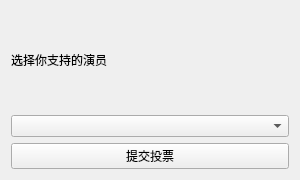
<?xml version="1.0" encoding="UTF-8"?>
<ui version="4.0">
 <class>VoteWindow</class>
 <widget class="QWidget" name="VoteWindow">
  <property name="geometry">
   <rect>
    <x>0</x>
    <y>0</y>
    <width>300</width>
    <height>180</height>
   </rect>
  </property>
  <property name="windowTitle">
   <string>观众投票</string>
  </property>
  <layout class="QVBoxLayout" name="verticalLayout">
   <item>
    <widget class="QLabel" name="label">
     <property name="text">
      <string>选择你支持的演员</string>
     </property>
    </widget>
   </item>
   <item>
    <widget class="QComboBox" name="cboxActor"/>
   </item>
   <item>
    <widget class="QPushButton" name="btnVote">
     <property name="text">
      <string>提交投票</string>
     </property>
    </widget>
   </item>
  </layout>
 </widget>
 <resources/>
 <connections/>
</ui>
